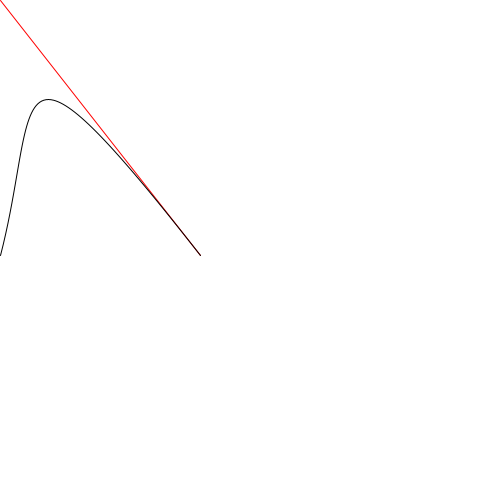
Frame 1 (no input)
Frame 60 (the mouse pressed at the canvas centre just before this capture): identical to frame 1, image omitted
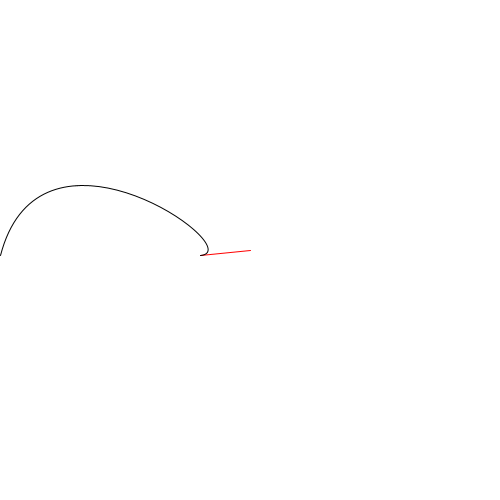
Frame 120 (the mouse held since frame 60 and released just before this capture)

The Processing sketch that drew these frames (run headless with seeded random() and noise(); from frame 60 on, the mouse is pressed at the canvas centre):

// Processing sketch: interactive_bezier
// ── interactive_bezier.pde
void setup(){
size(500,500);
noFill();
}

void draw(){
background(255);
stroke(255,0,0);
line(200,255,mouseX,mouseY);
stroke(0);
bezier(0,255,40,100,mouseX,mouseY,200,255);
}
